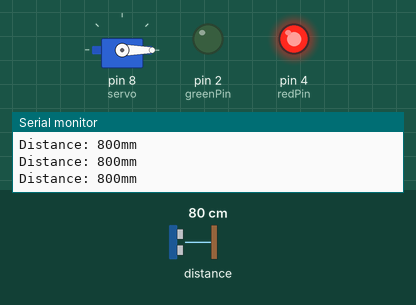
Recording of a sketch running on a simulated Arduino Uno, built with avr-gcc and run on an emulated ATmega328P. Parts: servo, output pins drawn as LEDs (lit = HIGH), the last lines printed to the serial monitor. The test bench sets the inputs (shaded band); at power-on: distance to the obstacle 80 cm.

Above: at 1.2 s.
1.3 s: distance to the obstacle set to 12 cm
2.8 s: distance to the obstacle set to 9 cm
At 3.4 s:
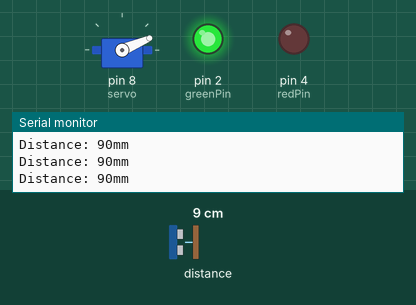
4.3 s: distance to the obstacle set to 18 cm
At 5.5 s:
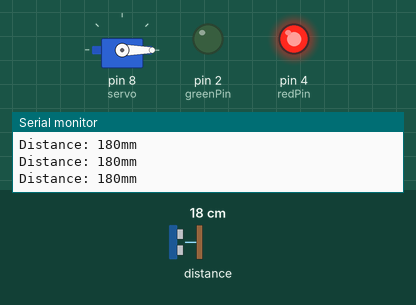
5.8 s: distance to the obstacle set to 2 cm
At 7.0 s:
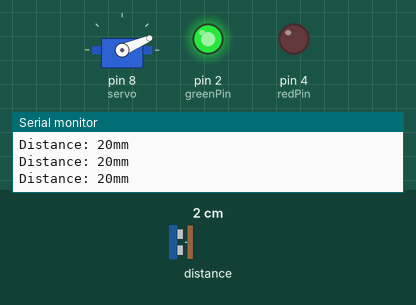
Timing chart, 0 to 8.4 s (numbered marks = the images above; inputs shaded):
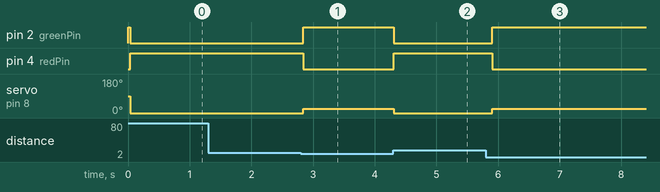

Measured:
- the behaviour switches between 11 and 10 cm on distance to the obstacle (found by bisection; images 0 and 1)
- after the input at 2.8 s, pin 2 (greenPin): LOW → HIGH at once; pin 4 (redPin): HIGH → LOW at once; servo on pin 8 (servo): 0° → 23° at once
- after the input at 4.3 s, pin 2 (greenPin): HIGH → LOW at once; pin 4 (redPin): LOW → HIGH at once; servo on pin 8 (servo): 23° → 0° at once
- after the input at 5.8 s, pin 2 (greenPin): LOW → HIGH after 0.11 s; pin 4 (redPin): HIGH → LOW after 0.11 s; servo on pin 8 (servo): 0° → 23° after 0.11 s

The sketch:

Chopsticks.ino
```cpp
/*
Chopstick Program
Code Made By: SacredAntwon

Tweaking:
-To change close ditance, modify the "trigerDistance" variable to
distance you prefer (in mm).
-To change the open and close angle, modify the "openAngle" and
"closeAngle" variable to the angle you prefer (in Degrees).

Pin Setup:
VL53L0X Pin  Arduino Pin
VCC         5V
GND         GND
SDA         A4 or SDA if available
SCL         A5 or SCL if available
GPIO1       leave it unconnected
XSHUT       D12 (digital 12 or pin 12)

LED Pin      Arduino Pin
Green Pin   D2
Red Pin     D4
Ground Pin  GND

Servo Pin    Arduino Pin
Red Wire    5V
Black Wire  GND
Signal Wire D8
*/

#include <Wire.h>
#include <VL53L0X.h>
#include <Servo.h>

VL53L0X sensor;

int redPin = 4;
int greenPin = 2;

Servo servo;
int openAngle = 0;
int closedAngle = 23;

int trigerDistance = 109;
void setup()
{
  servo.attach(8);

  pinMode(12,INPUT_PULLUP);
  digitalWrite(12,HIGH);
  Serial.begin(9600);
  Serial.print("TEST");
  pinMode(redPin, OUTPUT);
  pinMode(greenPin, OUTPUT);
  Wire.begin();

  digitalWrite(greenPin, HIGH);
  digitalWrite(redPin, LOW);

  sensor.init();
  sensor.setTimeout(500);

  // Start continuous back-to-back mode (take readings as
  // fast as possible).  To use continuous timed mode
  // instead, provide a desired inter-measurement period in
  // ms (e.g. sensor.startContinuous(100)).
  sensor.startContinuous();
}

void loop()
{
  int distance =sensor.readRangeContinuousMillimeters();

  //Print out the info on a serial monitor
  Serial.print("Distance: ");
  Serial.print(distance);
  Serial.print("mm");
  if (sensor.timeoutOccurred()) { Serial.print(" TIMEOUT"); }

  if(distance <= trigerDistance)
  {
      servo.write(closedAngle);
      digitalWrite(redPin, LOW);
      digitalWrite(greenPin, HIGH);
  }

  else if(distance > trigerDistance)
  {
      servo.write(openAngle);
      digitalWrite(greenPin, LOW);
      digitalWrite(redPin, HIGH);
  }

  Serial.println();
  delay(100);
}
```
